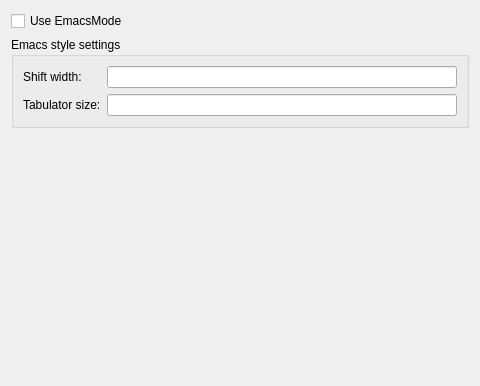
<?xml version="1.0" encoding="UTF-8"?>
<ui version="4.0">
 <class>EmacsModeOptionPage</class>
 <widget class="QWidget" name="EmacsModeOptionPage">
  <property name="geometry">
   <rect>
    <x>0</x>
    <y>0</y>
    <width>480</width>
    <height>386</height>
   </rect>
  </property>
  <layout class="QVBoxLayout" name="verticalLayout">
   <item>
    <widget class="QCheckBox" name="checkBoxUseEmacsMode">
     <property name="text">
      <string>Use EmacsMode</string>
     </property>
    </widget>
   </item>
   <item>
    <widget class="QGroupBox" name="groupBox">
     <property name="title">
      <string>Emacs style settings</string>
     </property>
     <layout class="QGridLayout" name="gridLayout">
      <item row="1" column="0">
       <widget class="QLabel" name="labelShiftWidth">
        <property name="text">
         <string>Shift width:</string>
        </property>
       </widget>
      </item>
      <item row="2" column="0">
       <widget class="QLabel" name="label_2">
        <property name="toolTip">
         <string>vim's &quot;tabstop&quot; option</string>
        </property>
        <property name="text">
         <string>Tabulator size:</string>
        </property>
       </widget>
      </item>
      <item row="2" column="1">
       <widget class="QLineEdit" name="lineEditTabStop"/>
      </item>
      <item row="1" column="1">
       <widget class="QLineEdit" name="lineEditShiftWidth"/>
      </item>
     </layout>
    </widget>
   </item>
   <item>
    <layout class="QHBoxLayout" name="horizontalLayout">
     <item>
      <spacer name="horizontalSpacer">
       <property name="orientation">
        <enum>Qt::Horizontal</enum>
       </property>
       <property name="sizeHint" stdset="0">
        <size>
         <width>40</width>
         <height>20</height>
        </size>
       </property>
      </spacer>
     </item>
    </layout>
   </item>
   <item>
    <spacer name="verticalSpacer">
     <property name="orientation">
      <enum>Qt::Vertical</enum>
     </property>
     <property name="sizeHint" stdset="0">
      <size>
       <width>20</width>
       <height>1</height>
      </size>
     </property>
    </spacer>
   </item>
  </layout>
 </widget>
 <resources/>
 <connections/>
</ui>
